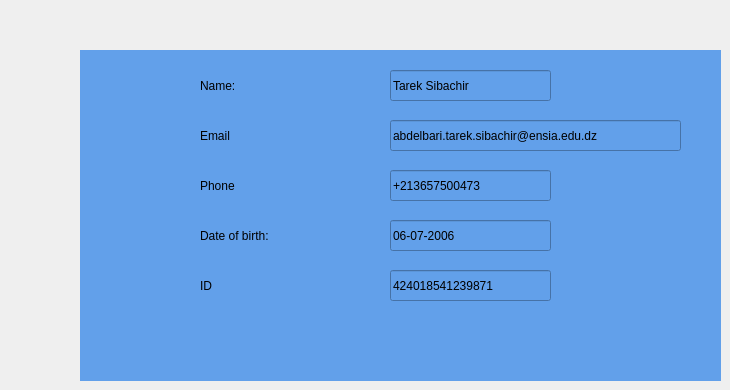
   <widget class="QWidget" name="tab_3">
    <attribute name="title">
     <string>Home</string>
    </attribute>
    <widget class="QWidget" name="widget" native="true">
     <property name="geometry">
      <rect>
       <x>80</x>
       <y>50</y>
       <width>641</width>
       <height>331</height>
      </rect>
     </property>
     <property name="styleSheet">
      <string notr="true">background:rgb(98, 160, 234);
color:black;</string>
     </property>
     <widget class="QLabel" name="label_admin_name">
      <property name="geometry">
       <rect>
        <x>120</x>
        <y>20</y>
        <width>141</width>
        <height>31</height>
       </rect>
      </property>
      <property name="styleSheet">
       <string notr="true">background:none;
font: 16pt &quot;MS Shell Dlg 2&quot;;</string>
      </property>
      <property name="text">
       <string>Name:</string>
      </property>
     </widget>
     <widget class="QLineEdit" name="lineEdit_admin_phone">
      <property name="geometry">
       <rect>
        <x>310</x>
        <y>120</y>
        <width>161</width>
        <height>31</height>
       </rect>
      </property>
      <property name="text">
       <string>+213657500473</string>
      </property>
      <property name="readOnly">
       <bool>true</bool>
      </property>
     </widget>
     <widget class="QLabel" name="label_admin_date">
      <property name="geometry">
       <rect>
        <x>120</x>
        <y>170</y>
        <width>161</width>
        <height>31</height>
       </rect>
      </property>
      <property name="styleSheet">
       <string notr="true">background:none;
font: 16pt &quot;MS Shell Dlg 2&quot;;</string>
      </property>
      <property name="text">
       <string>Date of birth:</string>
      </property>
     </widget>
     <widget class="QLineEdit" name="lineEdit_admin_email">
      <property name="geometry">
       <rect>
        <x>310</x>
        <y>70</y>
        <width>291</width>
        <height>31</height>
       </rect>
      </property>
      <property name="text">
       <string>abdelbari.tarek.sibachir@ensia.edu.dz</string>
      </property>
      <property name="readOnly">
       <bool>true</bool>
      </property>
     </widget>
     <widget class="QLineEdit" name="lineEdit_admin_fullname">
      <property name="geometry">
       <rect>
        <x>310</x>
        <y>20</y>
        <width>161</width>
        <height>31</height>
       </rect>
      </property>
      <property name="text">
       <string>Tarek Sibachir</string>
      </property>
      <property name="readOnly">
       <bool>true</bool>
      </property>
     </widget>
     <widget class="QLineEdit" name="lineEdit_admin_date">
      <property name="geometry">
       <rect>
        <x>310</x>
        <y>170</y>
        <width>161</width>
        <height>31</height>
       </rect>
      </property>
      <property name="text">
       <string>06-07-2006</string>
      </property>
      <property name="readOnly">
       <bool>true</bool>
      </property>
     </widget>
     <widget class="QLineEdit" name="lineEdit_admin_id">
      <property name="geometry">
       <rect>
        <x>310</x>
        <y>220</y>
        <width>161</width>
        <height>31</height>
       </rect>
      </property>
      <property name="text">
       <string>424018541239871</string>
      </property>
      <property name="readOnly">
       <bool>true</bool>
      </property>
     </widget>
     <widget class="QLabel" name="label_admin_email">
      <property name="geometry">
       <rect>
        <x>120</x>
        <y>70</y>
        <width>171</width>
        <height>31</height>
       </rect>
      </property>
      <property name="styleSheet">
       <string notr="true">background:none;
font: 16pt &quot;MS Shell Dlg 2&quot;;</string>
      </property>
      <property name="text">
       <string>Email</string>
      </property>
     </widget>
     <widget class="QLabel" name="label_admin_id">
      <property name="geometry">
       <rect>
        <x>120</x>
        <y>220</y>
        <width>141</width>
        <height>31</height>
       </rect>
      </property>
      <property name="styleSheet">
       <string notr="true">background:none;
font: 16pt &quot;MS Shell Dlg 2&quot;;</string>
      </property>
      <property name="text">
       <string>ID</string>
      </property>
     </widget>
     <widget class="QLabel" name="label_admin_phone">
      <property name="geometry">
       <rect>
        <x>120</x>
        <y>120</y>
        <width>151</width>
        <height>31</height>
       </rect>
      </property>
      <property name="styleSheet">
       <string notr="true">background:none;
font: 16pt &quot;MS Shell Dlg 2&quot;;</string>
      </property>
      <property name="text">
       <string>Phone</string>
      </property>
     </widget>
    </widget>
   </widget>
